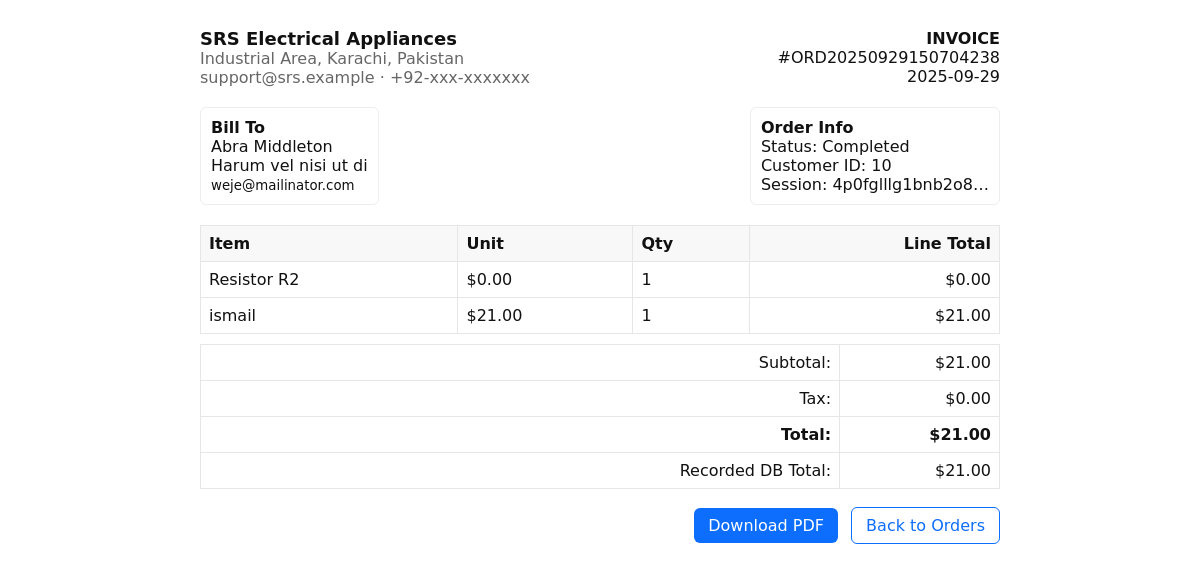
Page /admin-portal/invoice.php?order=ORD20250929150704238 (signed in) on the committed database.
### tables this page shows
CREATE TABLE `orders` (
  `OrderID` int(11) NOT NULL,
  `OrderNumber` varchar(50) NOT NULL,
  `SessionID` varchar(255) NOT NULL,
  `CustomerName` varchar(100) NOT NULL,
  `CustomerEmail` varchar(100) NOT NULL,
  `CustomerAddress` text NOT NULL,
  `Total` decimal(10,2) DEFAULT 0.00,
  `CustomerPhone` varchar(20) NOT NULL,
  `PaymentMethod` enum('Credit Card','Bank Transfer','Cash on Delivery') NOT NULL,
  `OrderNotes` text DEFAULT NULL,
  `TotalAmount` decimal(10,2) NOT NULL,
  `Status` enum('Pending','Processing','Completed','Cancelled') NOT NULL DEFAULT 'Pending',
  `CreatedAt` timestamp NOT NULL DEFAULT current_timestamp(),
  `CustomerID` int(11) DEFAULT NULL
);

CREATE TABLE `orderitems` (
  `OrderItemID` int(11) NOT NULL,
  `OrderID` int(11) NOT NULL,
  `ProductID` char(10) DEFAULT NULL,
  `ProductName` varchar(100) NOT NULL,
  `Quantity` int(11) NOT NULL,
  `UnitPrice` decimal(10,2) NOT NULL
);

### admin-portal/invoice.php (the view, shortened to what this page needs)
<?php
include('includes/db.php');
$orderNo = $conn->real_escape_string($_GET['order']);
$download = isset($_GET['download']);
$ordRes = $conn->query("SELECT * FROM orders WHERE OrderNumber='$orderNo' LIMIT 1");
$order = $ordRes->fetch_assoc();
$oid = intval($order['OrderID']);
$itRes = $conn->query("SELECT ProductName, Quantity, UnitPrice FROM OrderItems WHERE OrderID=$oid");
$items = [];
$calcTotal = 0.0;
while ($r = $itRes->fetch_assoc()) {
    $items[] = $r;
    $calcTotal += floatval($r['UnitPrice']) * intval($r['Quantity']);
}
$companyName  = "SRS Electrical Appliances";
$companyAddr  = "Industrial Area, Karachi, Pakistan";
$companyEmail = "support@srs.example";
$companyPhone = "+92-xxx-xxxxxxx";
$invDate = date('Y-m-d', strtotime($order['CreatedAt']));
$subtotal = $calcTotal;
$taxRate  = 0.00;
$tax      = $subtotal * $taxRate;
$grand    = $subtotal + $tax;
?>
<!doctype html>
<html>
<head>
</head>
<body>
<div class="wrap">
  <div class="header">
    <div>
      <div style="font-size:18px;font-weight:700"><?= htmlspecialchars($companyName) ?></div>
      <div style="color:#666"><?= htmlspecialchars($companyAddr) ?></div>
      <div style="color:#666"><?= htmlspecialchars($companyEmail) ?> · <?= htmlspecialchars($companyPhone) ?></div>
    </div>
    <div style="margin-left:auto;text-align:right">
      <div style="font-weight:700">INVOICE</div>
      <div>#<?= htmlspecialchars($orderNo) ?></div>
      <div><?= htmlspecialchars($invDate) ?></div>
    </div>
  </div>
  <div class="meta">
    <div class="box">
      <strong>Bill To</strong><br>
      <?= htmlspecialchars($order['CustomerName']) ?><br>
      <?= nl2br(htmlspecialchars($order['CustomerAddress'])) ?><br>
      <small><?= htmlspecialchars($order['CustomerEmail']) ?></small>
    </div>
    <div class="box">
      <strong>Order Info</strong><br>
      Status: <?= htmlspecialchars($order['Status']) ?><br>
      Customer ID: <?= $order['CustomerID'] ? intval($order['CustomerID']) : 'Guest' ?><br>
      Session: <?= htmlspecialchars(substr($order['SessionID'],0,16)) ?>…
    </div>
  </div>
  <table>
    <thead><tr><th>Item</th><th>Unit</th><th>Qty</th><th class="text-right">Line Total</th></tr></thead>
    <tbody>
      <?php foreach ($items as $it): $line = $it['Quantity'] * $it['UnitPrice']; ?>
      <tr>
        <td><?= htmlspecialchars($it['ProductName']) ?></td>
        <td>$<?= number_format($it['UnitPrice'],2) ?></td>
        <td><?= intval($it['Quantity']) ?></td>
        <td class="text-right">$<?= number_format($line,2) ?></td>
      </tr>
      <?php endforeach; ?>
    </tbody>
  </table>
  <table style="width:100%;margin-top:10px">
    <tr><td style="width:80%" class="text-right">Subtotal:</td><td class="text-right">$<?= number_format($subtotal,2) ?></td></tr>
    <tr><td class="text-right">Tax:</td><td class="text-right">$<?= number_format($tax,2) ?></td></tr>
    <tr><td class="text-right"><strong>Total:</strong></td><td class="text-right"><strong>$<?= number_format($grand,2) ?></strong></td></tr>
    <tr><td class="text-right muted">Recorded DB Total:</td><td class="text-right muted">$<?= number_format($order['Total'],2) ?></td></tr>
  </table>
  <?php if (!$download): ?>
    <div style="margin-top:18px; text-align:right">
      <a href="invoice.php?order=<?= urlencode($orderNo) ?>&download=1" style="display:inline-block;padding:8px 14px;background:#0d6efd;color:#fff;border-radius:6px;text-decoration:none">Download PDF</a>
      <a href="orders.php" style="margin-left:8px;display:inline-block;padding:8px 14px;border-radius:6px;border:1px solid #0d6efd;color:#0d6efd;text-decoration:none">Back to Orders</a>
    </div>
  <?php endif; ?>
</div>
</body>
</html>
<?php
$html = ob_get_clean();
echo $html;

### admin-portal/invoice.php (style rules this page uses)
body { font-family: DejaVu Sans, Arial; color:#111 }
.wrap { max-width:800px;margin:0 auto;padding:20px }
.header { display:flex;align-items:center;gap:20px }
.meta { display:flex;justify-content:space-between;margin:20px 0 }
.box { border:1px solid #eee;padding:10px;border-radius:6px }
table { width:100%;border-collapse:collapse;margin-top:10px }
th,td { border:1px solid #e6e6e6;padding:8px;text-align:left }
th { background:#f8f8f8 }
.text-right { text-align:right }

### rows in the picture
orders: CreatedAt "2025-09-29", CustomerName "Abra Middleton", CustomerAddress "Harum vel nisi ut di", CustomerEmail "weje@mailinator.com", Status "Completed", CustomerID "10", SessionID "4p0fglllg1bnb2o8", Total "21.00"
orderitems: ProductName "Resistor R2", UnitPrice "0.00", Quantity "1"
orderitems: ProductName "ismail", UnitPrice "21.00", Quantity "1"

### other values in the picture
$companyName "SRS Electrical Appliances"
$companyAddr "Industrial Area, Karachi, Pakistan"
$companyEmail "support@srs.example"
$companyPhone "+92-xxx-xxxxxxx"
$orderNo "ORD20250929150704238"
$subtotal "21.00"
$tax "0.00"
$grand "21.00"
